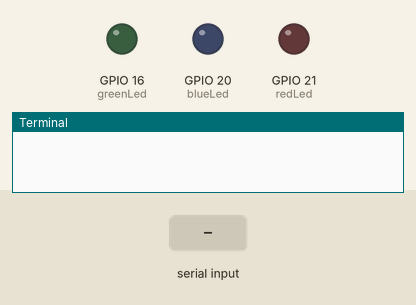
Bench run of a program on a simulated Raspberry Pi (BCM pin numbers). On the bench: output pins drawn as LEDs (lit = HIGH), the last lines printed to the terminal. The inputs (shaded band) are chosen by the test bench.

Above: at 1.2 s.
1.3 s: "green_on\n" received over the second serial link
At 2.4 s:
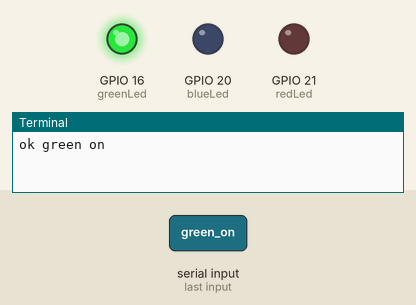
2.8 s: "blue_on\n" received over the second serial link
At 3.5 s:
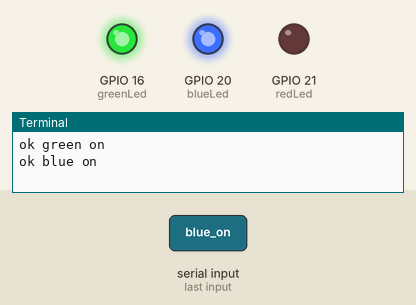
4.3 s: "green_off\n" received over the second serial link
At 4.7 s:
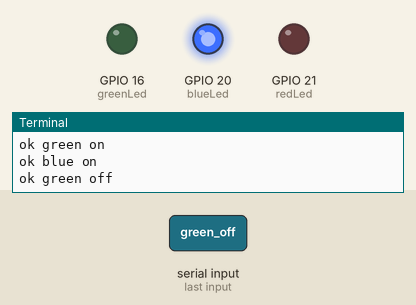
5.8 s: "red_on\n" received over the second serial link
At 6.9 s:
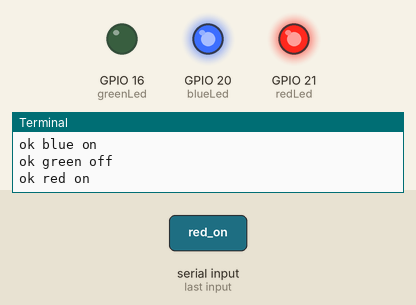
7.3 s: "blue_off\n" received over the second serial link
At 8.0 s:
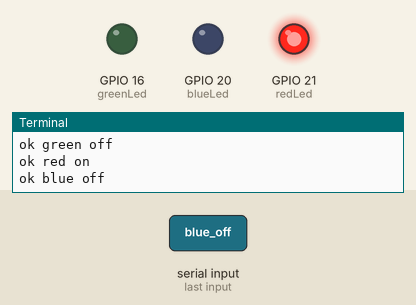
8.8 s: "green_on\n" received over the second serial link
At 9.2 s:
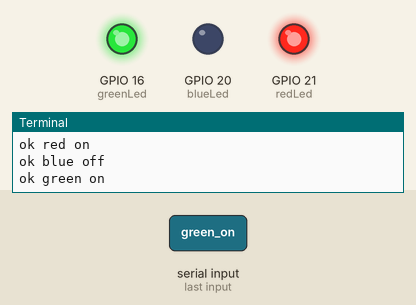
Timing chart, 0 to 11.3 s (numbered marks = the images above; inputs shaded):
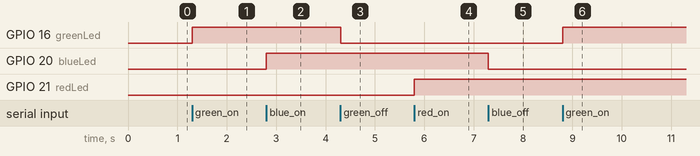

The program:

main12-3.py
```python
import serial
from gpiozero import LED

bleSerial = serial.Serial("/dev/ttyAMA0", baudrate=9600, timeout=1.0)

greenLed = LED(16)
blueLed = LED(20)
redLed = LED(21)

try:
    while True:
        data = bleSerial.readline()
        data = data.decode()
        if data.find("green_on") >= 0 :
            print("ok green on")
            greenLed.on()
        elif data.find("green_off") >= 0 :
            print("ok green off")
            greenLed.off()
        elif data.find("blue_on") >= 0 :
            print("ok blue on")
            blueLed.on()
        elif data.find("blue_off") >= 0 :
            print("ok blue off")
            blueLed.off()
        elif data.find("red_on") >= 0 :
            print("ok red on")
            redLed.on()
        elif data.find("red_off") >= 0 :
            print("ok red off")
            redLed.off()

except KeyboardInterrupt:
    pass

bleSerial.close()
```

Measured:
- after the input at 1.3 s, GPIO 16 (greenLed): LOW → HIGH at once
- after the input at 2.8 s, GPIO 20 (blueLed): LOW → HIGH at once
- after the input at 4.3 s, GPIO 16 (greenLed): HIGH → LOW at once
- after the input at 5.8 s, GPIO 21 (redLed): LOW → HIGH at once
- after the input at 7.3 s, GPIO 20 (blueLed): HIGH → LOW at once
- after the input at 8.8 s, GPIO 16 (greenLed): LOW → HIGH at once
